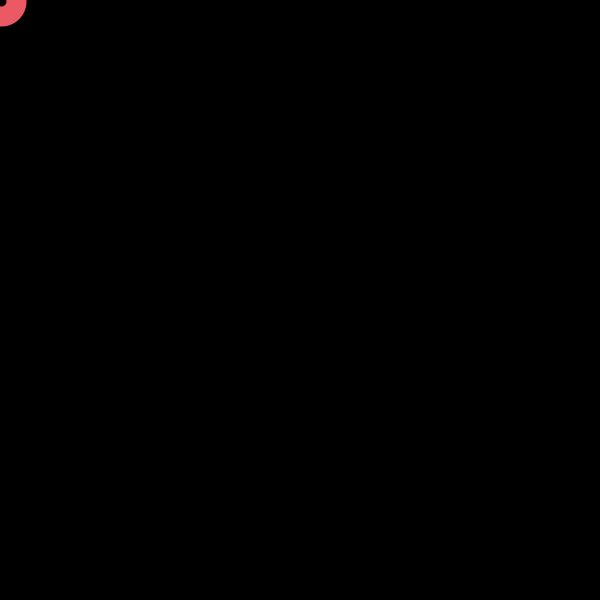
Frame 1 (no input)
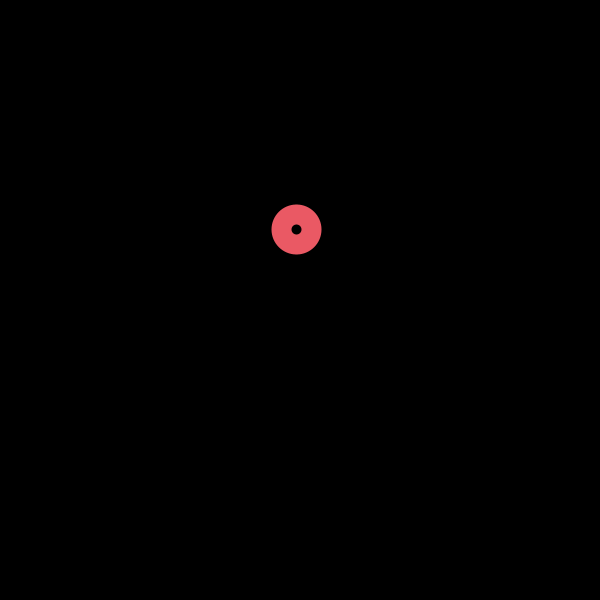
Frame 60 (the mouse pressed at the canvas centre just before this capture)
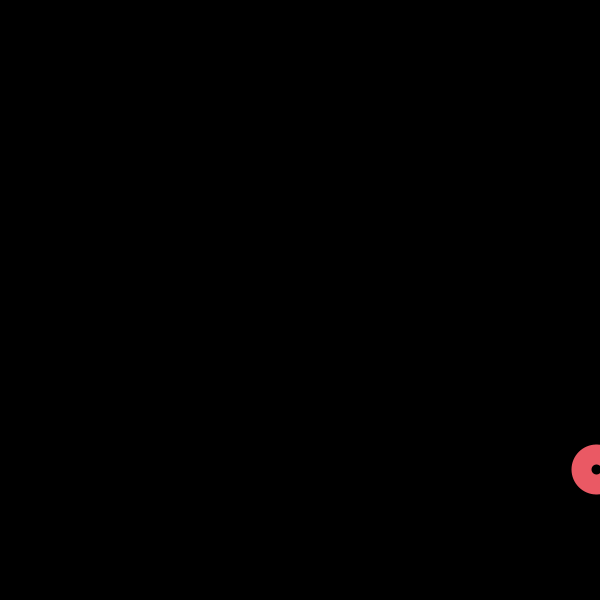
Frame 120 (the mouse held since frame 60 and released just before this capture)

The Processing sketch that drew these frames (run headless with seeded random() and noise(); from frame 60 on, the mouse is pressed at the canvas centre):

// Processing sketch: processing_90365
// ── processing_90365.pde

/*
Christal Rhea
Period 2

It's Alive!!
make a circle that "breathes" using variables and for loops.
*/
int xPos = 1;
int yPos = 1;
int xCount = 5;
int yCount = 2;

void setup(){
  //frameRate(20);
  size(600,600);
  smooth();
 
}

void draw(){
    background(0);
    noFill();
    stroke(234,89,100);
    strokeWeight(20);
    ellipse(xPos,yPos,30,30);
    xPos=xPos+xCount; //index x position by 1
    if(xPos>=600||xPos<=0){
      xCount=-xCount; // reverse when you hit the x edge
    }
     yPos=(yPos-(yCount*2)); //index x position by 1
    if(yPos>=600||yPos<=0){
      yCount=-yCount; // reverse when you hit the y edge
    }
  }
